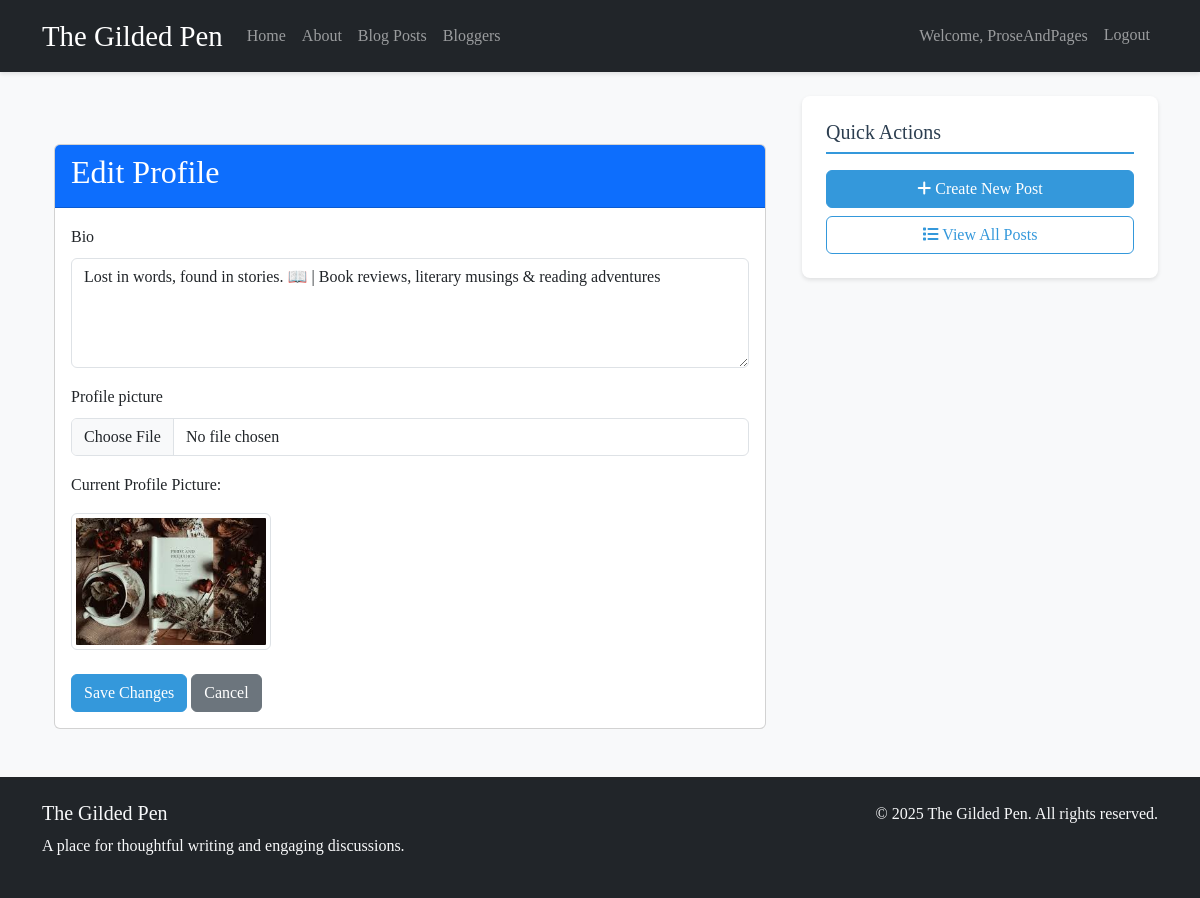
Page /profile/edit/ (signed in) on the committed database.
### blog/models.py (models this page shows, shortened)
class BloggerProfile(models.Model):
    user = models.OneToOneField(User, on_delete=models.CASCADE)
    bio = models.TextField(max_length=500, blank=True)
    profile_picture = models.ImageField(upload_to='profile_pics/', blank=True, null=True)

### blog/views.py (the view, shortened to what this page needs)
# urls.py: path('profile/edit/', views.BloggerProfileUpdateView.as_view(), name='profile_edit'),
class BloggerProfileUpdateView(LoginRequiredMixin, UpdateView):
    model = BloggerProfile
    form_class = BloggerProfileForm
    template_name = 'blog/blogger_form.html'
    login_url = 'login'
    redirect_field_name = 'next'
    def get_object(self, queryset=None):
        return self.request.user.bloggerprofile

### blog/forms.py
class BloggerProfileForm(forms.ModelForm):
    class Meta:
        model = BloggerProfile
        fields = ['bio', 'profile_picture']
        widgets = {
            'bio': forms.Textarea(attrs={
                'class': 'form-control',
                'rows': 4,
                'placeholder': 'Write something about yourself...'
            }),
            'profile_picture': forms.FileInput(attrs={
                'class': 'form-control'
            })
        }

### blog/templates/blog/blogger_form.html (shortened to what this page needs)
{% extends 'blog/base.html' %}
{% load static %}
{% block content %}
<div class="container mt-5">
    <div class="card">
        <div class="card-header bg-primary text-white">
            <h2>Edit Profile</h2>
        </div>
        <div class="card-body">
            <form method="post" enctype="multipart/form-data">
                {% for field in form %}
                <div class="mb-3">
                    <label for="{{ field.id_for_label }}" class="form-label">{{ field.label }}</label>
                    {{ field }}
                </div>
                {% endfor %}
                {% if object.profile_picture %}
                <div class="mb-3">
                    <p>Current Profile Picture:</p>
                    <img src="{{ object.profile_picture.url }}" alt="Current Profile Picture" class="img-thumbnail" style="max-width: 200px;">
                </div>
                {% endif %}
                <div class="mt-4">
                    <button type="submit" class="btn btn-primary">Save Changes</button>
                    <a href="{% url 'blog:blogger_detail' user.username %}" class="btn btn-secondary">Cancel</a>
                </div>
            </form>
        </div>
    </div>
</div>
{% endblock %}

### blog/templates/blog/base.html (shortened to what this page needs)
<!DOCTYPE html>
<html lang="en">
<head>
    <link href="https://cdn.jsdelivr.net/npm/bootstrap@5.3.0/dist/css/bootstrap.min.css" rel="stylesheet">
    <link rel="stylesheet" href="https://cdnjs.cloudflare.com/ajax/libs/font-awesome/6.0.0/css/all.min.css">
</head>
<body>
    <nav class="navbar navbar-expand-lg navbar-dark bg-dark mb-4">
        <div class="container">
            <a class="navbar-brand" href="{% url 'blog:home' %}">The Gilded Pen</a>
            <div class="collapse navbar-collapse" id="navbarNav">
                <ul class="navbar-nav me-auto">
                    <li class="nav-item">
                        <a class="nav-link" href="{% url 'blog:home' %}">Home</a>
                    </li>
                    <li class="nav-item">
                        <a class="nav-link" href="{% url 'blog:index' %}">About</a>
                    </li>
                    <li class="nav-item">
                        <a class="nav-link" href="{% url 'blog:post_list' %}">Blog Posts</a>
                    </li>
                    <li class="nav-item">
                        <a class="nav-link" href="{% url 'blog:blogger_list' %}">Bloggers</a>
                    </li>
                </ul>
                <ul class="navbar-nav">
                    {% if user.is_authenticated %}
                        <li class="nav-item">
                            <span class="nav-link">Welcome, {{ user.username }}</span>
                        </li>
                        <li class="nav-item">
                            <form method="post" action="{% url 'logout' %}" class="d-inline">
                                <button type="submit" class="btn nav-link">Logout</button>
                            </form>
                        </li>
                    {% endif %}
                </ul>
            </div>
        </div>
    </nav>
    <div class="container mt-4">
        <div class="row">
            <div class="col-md-8">
                {% block content %}{% endblock %}
            </div>
            <div class="col-md-4">
                {% if user.is_authenticated %}
                    <div class="sidebar-widget post-card mb-4">
                        <h4 class="widget-title">Quick Actions</h4>
                        <div class="d-grid gap-2">
                            <a href="{% url 'blog:post_create' %}" class="btn btn-primary">
                                <i class="fas fa-plus"></i> Create New Post
                            </a>
                            <a href="{% url 'blog:post_list' %}" class="btn btn-outline-primary">
                                <i class="fas fa-list"></i> View All Posts
                            </a>
                        </div>
                    </div>
                {% endif %}
            </div>
        </div>
    </div>
    <footer class="bg-dark text-light mt-5">
        <div class="container py-4">
            <div class="row">
                <div class="col-md-6">
                    <h5>The Gilded Pen</h5>
                    <p>A place for thoughtful writing and engaging discussions.</p>
                </div>
                <div class="col-md-6 text-md-end">
                    <p>&copy; {% now "Y" %} The Gilded Pen. All rights reserved.</p>
                </div>
            </div>
        </div>
    </footer>
</body>
</html>

### blog/templates/blog/base.html (style rules this page uses)
body { font-family: 'Georgia', serif; line-height: 1.6; background-color: #f8f9fa; }
.navbar-brand { font-family: 'Playfair Display', serif; font-size: 1.8rem; }
.post-card { background-color: white; border-radius: 10px; box-shadow: 0 2px 4px rgba(0,0,0,0.1); margin-bottom: 20px; padding: 20px; }
.post-card { background-color: #fff; border-radius: 8px; box-shadow: 0 2px 4px rgba(0, 0, 0, 0.1); padding: 1.5rem; margin-bottom: 1.5rem; }
.sidebar-widget { margin-bottom: 2rem; }
.widget-title { color: #2c3e50; font-size: 1.25rem; margin-bottom: 1rem; padding-bottom: 0.5rem; border-bottom: 2px solid #3498db; }
.navbar { box-shadow: 0 2px 4px rgba(0, 0, 0, 0.1); }
.btn-primary { background-color: #3498db; border-color: #3498db; }
.btn-outline-primary { color: #3498db; border-color: #3498db; }

### rows in the picture
BloggerProfile: form "Lost in words, found in stories. 📖 | Book reviews, literary musings & reading adventures", profile_picture (picture)

### other values in the picture
{{ user.username }} "ProseAndPages"
{{ field.label }} "Bio" "Profile picture"
